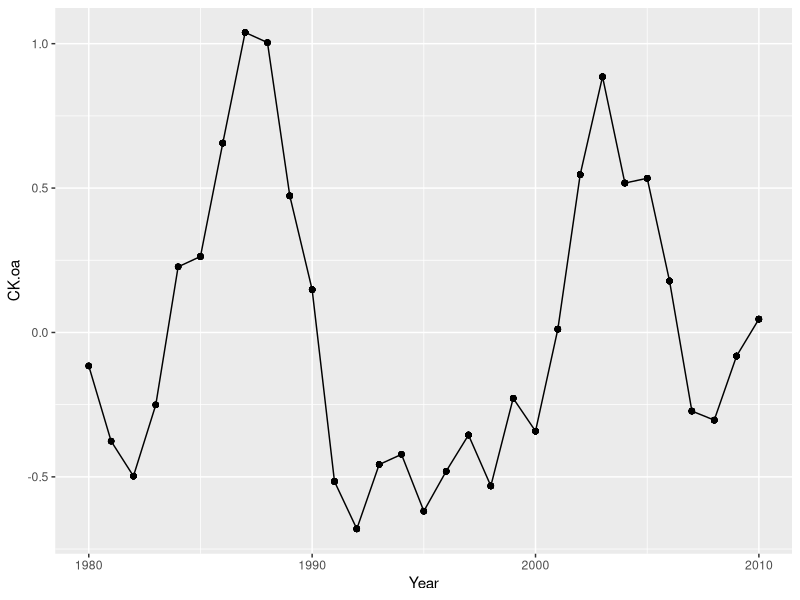
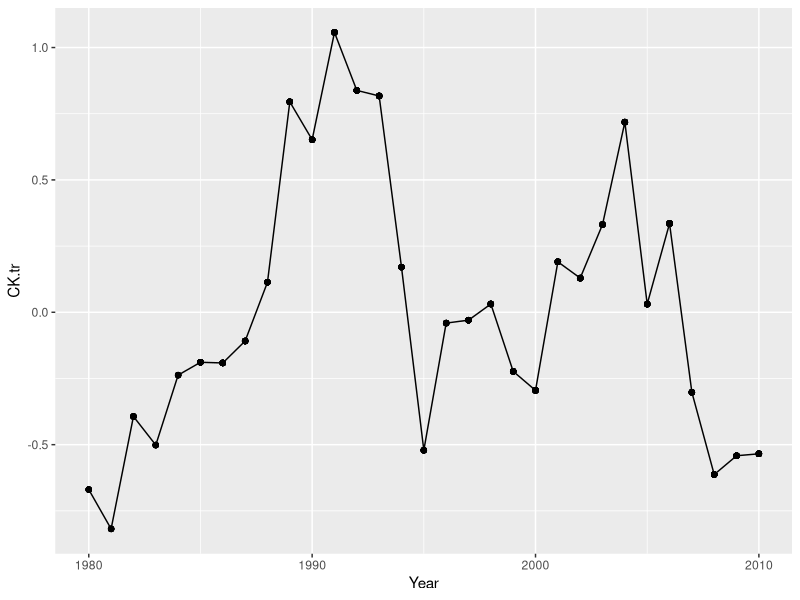
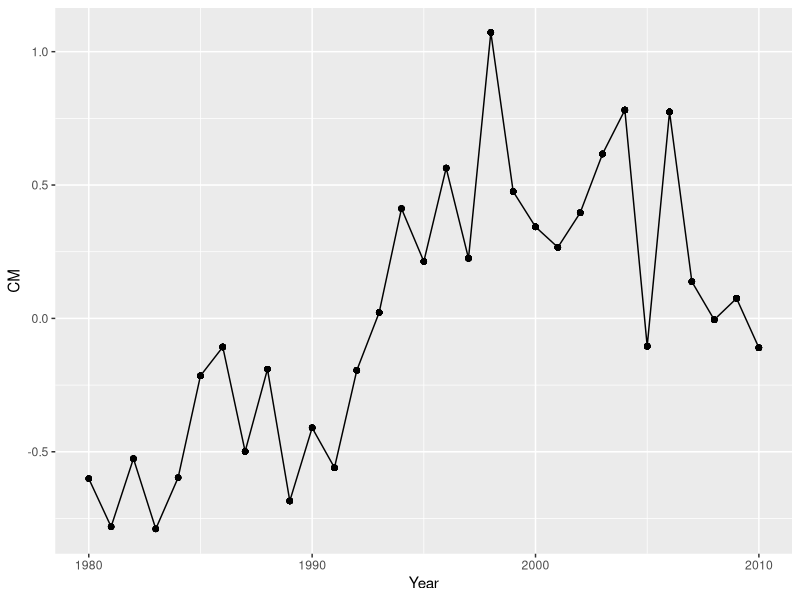
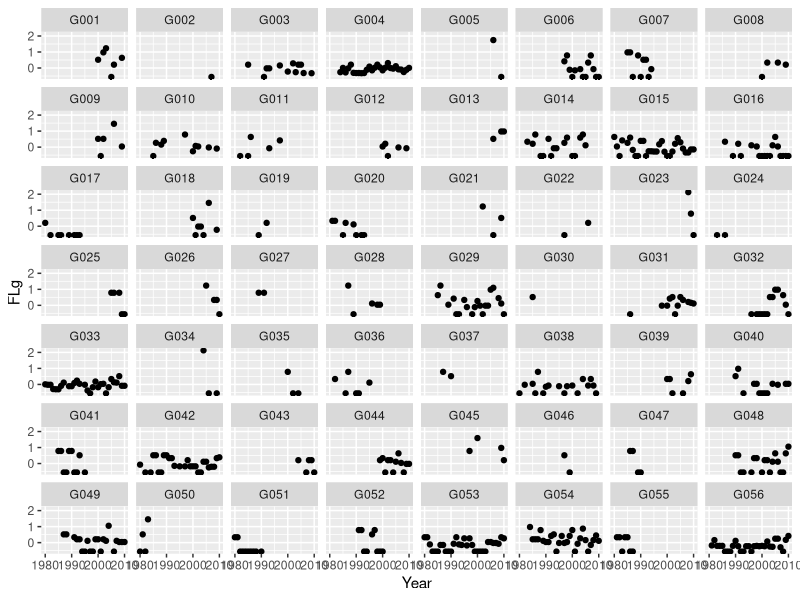
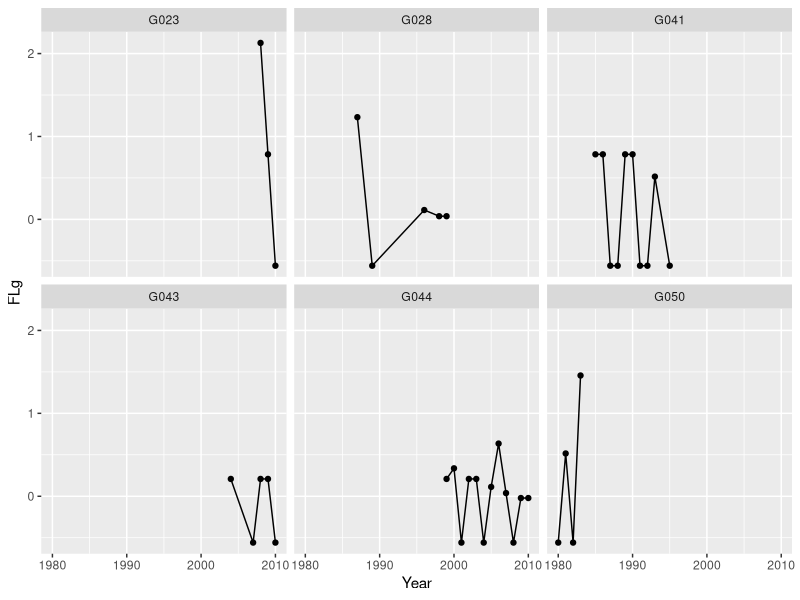
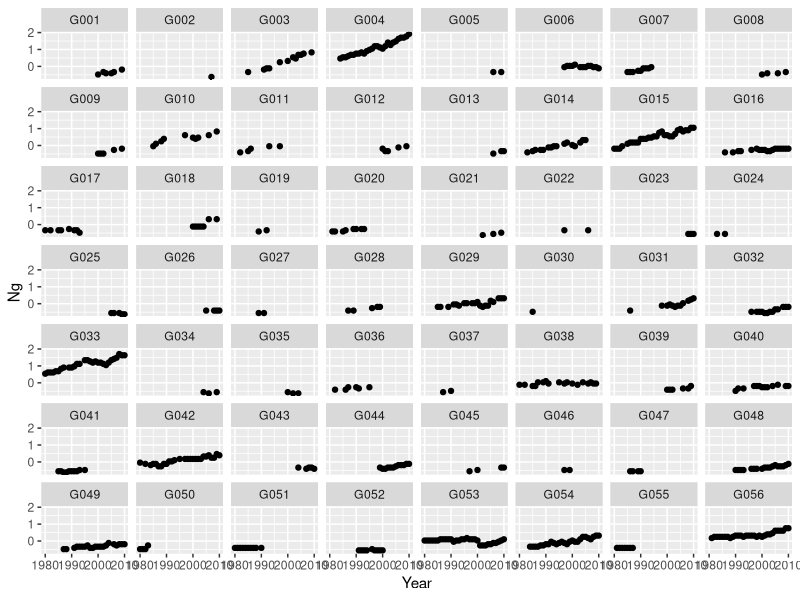
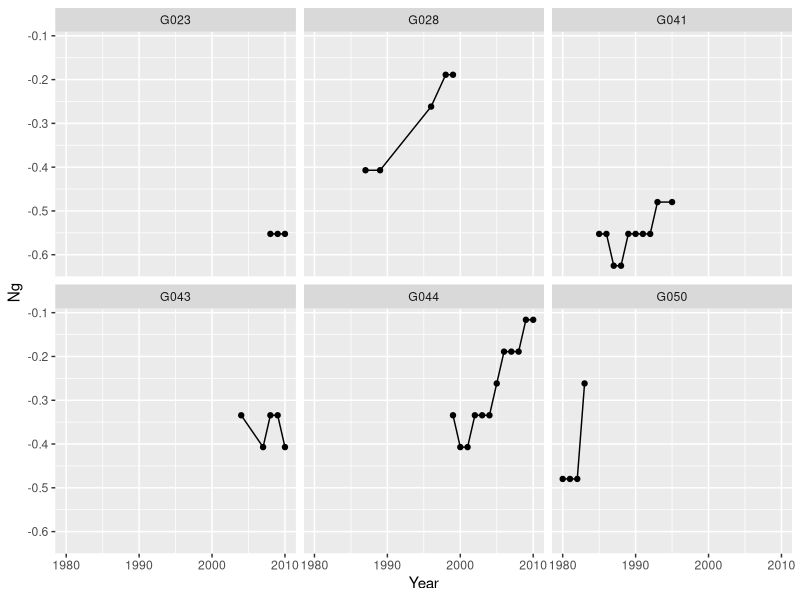
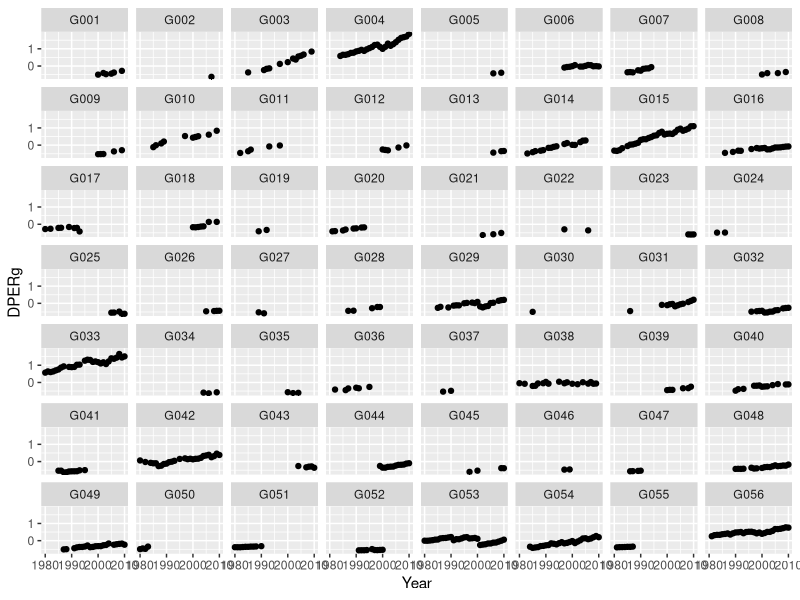

Generate these figures, in order, with R:
## ---- chunk 1
library(here)
library(tidyverse)
library(dplyr)
library(ggfortify)
library(stats)
#library(DMwR)
## ---- chunk 2
#Reading in the Data
library(here)
here()
orca_data<- read.csv(here("stredulinsky2021.csv")) #Kaylie/Clara/Madeline Read in 

## ---- chunk 3
# Exploring
head(orca_data)
glimpse(orca_data)
#okay 25 columns that is a lot.

which(is.na(orca_data))
#no NA's
## ---- chunk 4
#Creating Subset
orca_data_subset <- select(orca_data, Year, Group.ID,
                           CK.oa, CK.tr, CM, DPERg, FLg, FRg, Ng)
                          

head(orca_data_subset)
## ---- chunk 5
#Checking for Na's
which(is.na(orca_data_subset))
#okay so it appears we don't have any missing values. 
## ---- chunk 6
orca_data_sub2 <- orca_data %>%
  select(Year, Group.ID, CK.oa, CK.tr, CM, DPERg, FLg, Ng)

#selecting 6 random groups to look at because 56 is hard to see at once
groups <- sample(1:56, 6, replace = F) #sample 6 random numbers from 1-56
groups <- as.character(groups)
for(i in 1:length(groups)){ #for each number
  if(nchar(groups[i])==1){ #if the number of characters is 1 (1, 2, 3...)
    groups[i] <- paste("G00", groups[i], sep="") #add G00 in front
  }
  else{ #if the number is not 1 (10, 11, 12...)
  groups[i] <- paste("G0", groups[i], sep="") #add G0 in front
  }
}

orca_data_sub2_6 <- orca_data_sub2 %>% #filter for the 6 groups
  filter(Group.ID == groups[1] | Group.ID == groups[2] | Group.ID == groups[3] |
         Group.ID == groups[4] | Group.ID == groups[5] | Group.ID == groups[6])

#Checking number of observations from each group
orca_data_sub2 %>% 
  group_by(Group.ID) %>% 
  tally() %>% 
  arrange(n, desc(n))

#G002, G003 have 1 observation
#G005, G0019, G022, G024, G027, G037, G046 have 2 observations
## ---- chunk 7
#Salmon over time
ggplot(orca_data_sub2, aes(Year, CK.oa))+
  geom_point()+
  geom_line()

ggplot(orca_data_sub2, aes(Year, CK.tr))+
  geom_point()+
  geom_line()

ggplot(orca_data_sub2, aes(Year, CM))+
  geom_point()+
  geom_line()

#Lactating females over time in groups
ggplot(orca_data_sub2, aes(Year, FLg))+
  geom_point()+
  facet_wrap(~Group.ID)

ggplot(orca_data_sub2_6, aes(Year, FLg))+
  geom_point()+
  geom_line()+ #improves readability
  facet_wrap(~Group.ID)


#Number of individuals in groups
ggplot(orca_data_sub2, aes(Year, Ng))+
  geom_point()+
  facet_wrap(~Group.ID)

ggplot(orca_data_sub2_6, aes(Year, Ng))+
  geom_point()+
  geom_line()+
  facet_wrap(~Group.ID)

#pod energetic requirement
ggplot(orca_data_sub2, aes(Year, DPERg))+
  geom_point()+
  facet_wrap(~Group.ID)

ggplot(orca_data_sub2_6, aes(Year, DPERg))+
  geom_point()+
  geom_line()+
  facet_wrap(~Group.ID)
## ---- chunk 8
ggplot(orca_data_sub2, aes(FLg))+
  geom_histogram() #histogram of FLg to assess normality
## ---- chunk 9
# value = x-mean(x) / 2sd(x)
# descale <- function(x, sd){
#   vals <- c()
#   for(i in 1:length(x)){
#     #vals[i] <- (x[i]-mean(x))/(2*sd)
#     vals[i] <- (x[i]+mean(x))*(2*sd)
#   }
#   return(vals)
# }
# 
# 
# unscaledFLg <- descale(orca_data_sub2$FLg, 0.73)
# 
# unscaledData <- orca_data_sub2 %>% 
#   select(FLg) %>% 
#   unscale()
# 
# unscaledFLg <- unscale(2*orca_data_sub2$FLg)
# unscaledCK.oa <- unscale(2*orca_data_sub2$CK.oa)
## ---- chunk 10
orca_data_sub2 %>% 
  select(CK.oa, Year, Group.ID) %>% 
  plot()
## ---- chunk 11
orca_data_sub2 %>% 
  select(CK.oa) %>% 
  summary() 

hist(orca_data_sub2$CK.oa)
hist(orca_data_sub2$FLg) #Y is not normally distributed Transform to log?
## ---- chunk 12
library(lme4)
library(lmerTest)
CK_FLg_Year<-lmer(FLg~CK.oa+ (1|Year), data = orca_data_sub2, REML= FALSE)
summary (CK_FLg_Year)
## ---- chunk 13
CK_FLg_Year_GroupID<-lmer(FLg~CK.oa + (1|Year) + (1|Group.ID), data = orca_data_sub2, REML= FALSE)
summary(CK_FLg_Year_GroupID)

plot(CK_FLg_Year_GroupID) # I dont know
## ---- chunk 14
# log transforming FLG 
orca_data_sub2$FLg <- log(orca_data_sub2$FLg)

CK_FLg_Year_GroupID_logtransform<-lmer(FLg~CK.oa + (1|Year) + (1|Group.ID), data = orca_data_sub2, REML= FALSE)
#looks better! 
plot(CK_FLg_Year_GroupID_logtransform)

#exponentially transforming FLG
orca_data_sub2$FLg <- exp(orca_data_sub2$FLg)


CK_FLg_Year_GroupID_exptransform<-lmer(FLg~CK.oa + (1|Year) + (1|Group.ID), data = orca_data_sub2, REML= FALSE)
#this also looks somewhat better than the original but I think the log one is a better transformation 
plot(CK_FLg_Year_GroupID_exptransform)
## ---- chunk 15

years_measured<-(c(seq(1980,2010,1)))
#Numbers are in values of Millions of Fish
chum_generator <- function(){
  chum_density <- sample(x = seq(0.46,6.17,0.02), size = length(years_measured), replace = T) #choosing a random value between the range of 0.46 to 6.17, Replacing is True
  yearly_chum <- data.frame(years_measured, chum_density) #making data frame for each year and with the random density
    return(yearly_chum)
  }
  
chum_generator()

#Okay for reference, sample needs the x (the range to pick from) and then the size (which is how many variables its gonna pick); so don't need a for loop
  
## ---- chunk 16

#Numbers are in values of Millions of Fish
chinook_generator <- function(){
  chinook_density <- sample(x = seq(0.13,1.27,0.02), size = length(years_measured), replace = T) #choosing a random value between the range of 0.46 to 6.17, Replacing is True
  yearly_chinook <- data.frame(years_measured, chinook_density) #making data frame for each year and with the random density
    return(yearly_chinook)
  }
  
chinook_generator()

## ---- chunk 17
salmon<- data.frame(chinook_generator(), chum_generator())

salmon_data<-salmon %>% 
  select(years_measured,chinook_density,chum_density) %>% 
  mutate(total_salmon = chinook_density + chum_density) 
## ---- chunk 18
hist(salmon_data$total_salmon)
## ---- chunk 19
group_number<-seq(1,16,1)
pod <- function(){
  n<- rpois(1, lambda = 300)
  pod_size<-rmultinom(1, size = n, prob = rep(1,16)) 
  #multinorm to make sure orcas add to 300, repeat 16 times
  pod_size_by_group <- data.frame(group_number,pod_size ) #puttin gin dataframe
    return(pod_size_by_group)
  }
 
pod()

## ---- chunk 20
pod_data<- pod() %>% 
  mutate(number_repro_females = round(pod_size * 0.22,0))
#rounding upwards to get whole number

## ---- chunk 21
Lactating_females <- c()
for(i in 1:nrow(pod_data)){
  Lactating_females[i] <- rbinom(1,pod_data$number_repro_females[i], prob = 0.2)
}
Lactating_females

 pod_data_2<-pod_data %>% 
  mutate(Lactating_females = Lactating_females)

pod_data_2

## ---- chunk 22
lactating_Orca_Data_Gen <- function(n){
  pod_data_Year <- data.frame()
  group_number<-seq(1,16,1)
  for(i in 1:n){
    pod <- function(){
      #poisson distribution to choose total population each year
      n <- rpois(1, lambda = 300)
      #multinomial distribution keeps orcas at total pop size, make 16 pods
      pod_size <- rmultinom(1, size = n, prob = rep(1,16))
      year <- i+1979
      pod_size_by_group <- data.frame(year, group_number, pod_size)
      return(pod_size_by_group)
    }

    pod_data<- pod() %>% 
      mutate(number_repro_females = round(pod_size * 0.22,0))
    Lactating_females <- c()
    for(i in 1:nrow(pod_data)){
      Lactating_females[i] <- rbinom(1,pod_data$number_repro_females[i], prob = 0.2)
    }
    pod_data_2<-pod_data %>% 
    mutate(Lactating_females = Lactating_females)
    pod_data_Year <- rbind(pod_data_Year, pod_data_2)
  }
  return(pod_data_Year)
}
year_pod_data <- lactating_Orca_Data_Gen(31)

#fitting the generated salmon data to proper rows for orcas
# rep_salmon_data <- data.frame(years_measured = c(), chinook_density = c(), chum_density = c(), total_salmon = c())
rep_salmon_data <- data.frame(chinook_density = c(), chum_density = c(), total_salmon = c())
x <- 1
i <- 1
while(x < nrow(year_pod_data)){
  #rep_salmon_data[c(x:(x+16)),1] <- salmon_data[i,1]
  rep_salmon_data[c(x:(x+16)),1] <- salmon_data[i,2]
  rep_salmon_data[c(x:(x+16)),2] <- salmon_data[i,3]
  rep_salmon_data[c(x:(x+16)),3] <- salmon_data[i,4]
  x <- x+16
  i <- i+1
}
rep_salmon_data <- rep_salmon_data[-c(497),]

#combining the dataframe
gen_Data <- year_pod_data %>%
  mutate(chinook_abundance = c(rep_salmon_data[,1])) %>%
  mutate(chum_abundance = c(rep_salmon_data[,2])) %>%
  mutate(total_salmon = c(rep_salmon_data[,3]))
## ---- chunk 23
# ------------- From Lecture -------------
# power_analysis_function <- function(sample_size){
#   sims <- 1000
#   pvalues <- c()
#   for (i in 1:sims){
#   data <- data_generator(sample_size)
#   model <- glm(disease_status~scale(age), family = binomial, data = data)
#   pvalues[i] <- summary(model)$coefficients[2,4]
#   }
# 
#   power_estimate <- length(which(pvalues < 0.01))/length(pvalues)
# 
#   return(power_estimate)
# }
# 
# sample_sizes <- seq(100,200,10); power_estimates <- c()
# 
# for (i in 1:length(sample_sizes)){
#   power_estimates[i] <- power_analysis_function(sample_size = sample_sizes[i])
# }
# 
# knitr::kable(cbind(n = sample_sizes, power = power_estimates))



 #pod_size <- sample(x = seq(3,38,1), size = 16, replace = T) #Choosing from 16 total pods
